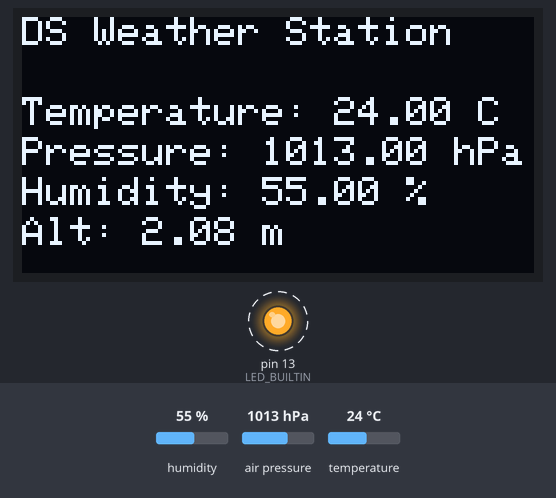
This sketch was run on a simulated Arduino Uno, built with avr-gcc and run on an emulated ATmega328P. Shown: 128×64 one-colour display, output pins drawn as LEDs (lit = HIGH). Dashed ring = blinking. The inputs (shaded band) are chosen by the test bench; at power-on: humidity 55 %, air pressure 1013 hPa, temperature 24 °C. The display library's start-up logo is not drawn; storage starts empty; what the sketch prints to the serial monitor is not drawn.

Above: at 3.2 s.
3.3 s: humidity set to 22 %
At 5.0 s:
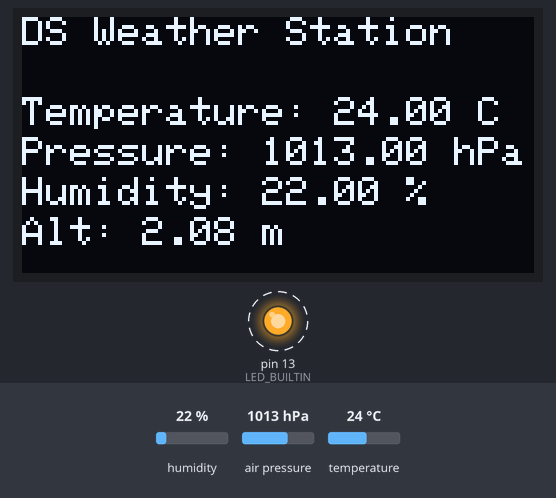
7.4 s: air pressure set to 952 hPa
At 9.2 s:
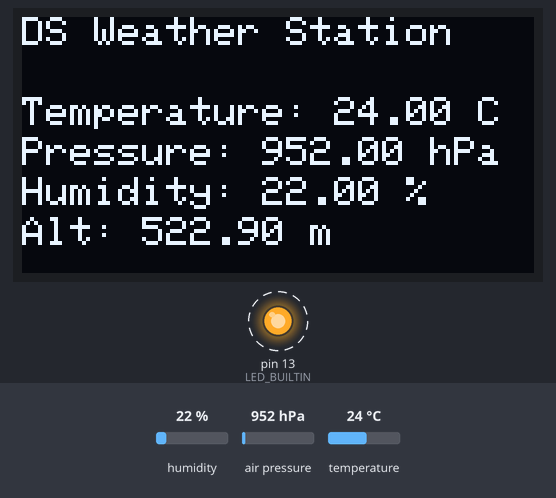
10.9 s: temperature set to 12 °C
At 12.4 s:
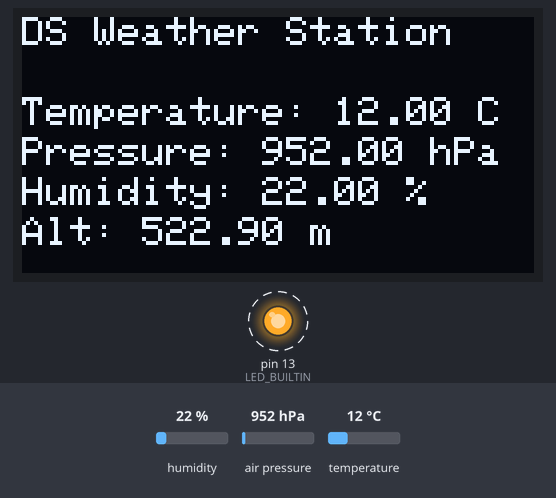
14.1 s: humidity set to 40 %
At 15.5 s:
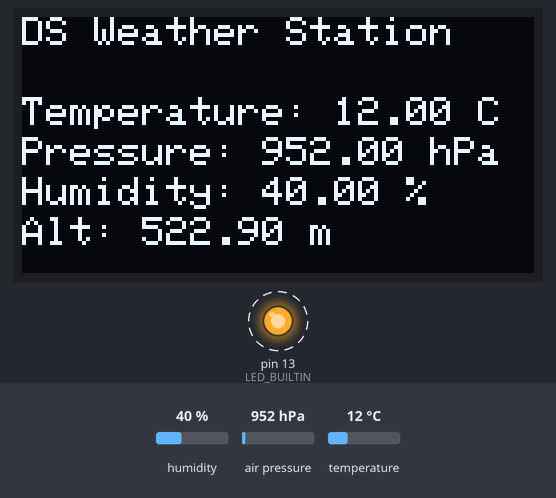
Timing chart, 0 to 18.2 s (numbered marks = the images above; inputs shaded):
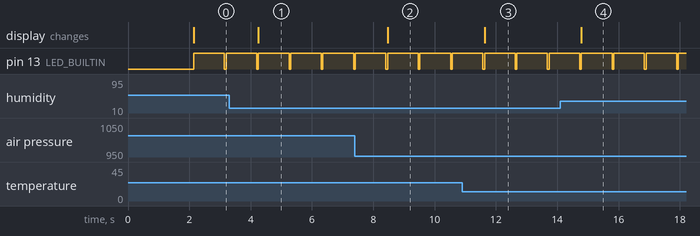

The sketch:

weatherStationDataRecording.ino
```cpp
#include <Wire.h>
#include <SPI.h>
#include <SD.h>
#include <Adafruit_GFX.h>
#include <Adafruit_SSD1306.h>
#include <Adafruit_Sensor.h>
#include <Adafruit_BME280.h>

#define SCREEN_WIDTH 128
#define SCREEN_HEIGHT 64
#define SCREEN_ADDRESS 0x3C
#define OLED_RESET -1
#define sdConnector 1
#define BMEADDRESS 0x76
#define SEALEVELPRESSURE (1013.25)

Adafruit_SSD1306 display(SCREEN_WIDTH, SCREEN_HEIGHT, &Wire, OLED_RESET);
Adafruit_BME280 bme;

File myFile;

void setup() {
  Serial.begin(57600);
  pinMode(LED_BUILTIN, OUTPUT);

  if(!display.begin(SSD1306_SWITCHCAPVCC, SCREEN_ADDRESS)){
    Serial.println("OLED Display Initialization Failed");
    while(1) {
      digitalWrite(LED_BUILTIN, LOW);
      delay(250);
      digitalWrite(LED_BUILTIN, HIGH);
      delay(250);
    }
  }

  display.setTextColor(WHITE);
  display.setTextSize(1);
  display.setCursor(0,0);
  display.display();
  delay(2000);
  display.clearDisplay();

  if(!bme.begin(BMEADDRESS, &Wire)){
    Serial.println("BME280 Initialization Failed");
    while(1);
  }

  if(!SD.begin(sdConnector)){
    Serial.println("microSD Initialization Failed");
    display.print("SD Failure");
    display.setCursor(0, 10);
    display.print("Check if SD card is inserted");
    display.display();
    while(1);
  }

  char buffer[64];
  sprintf(buffer, "Time(s),Temp (C),Pressure (hPa),Humidity (%),Altitude (m)");
  myFile = SD.open("datalog.csv", FILE_WRITE);
  if(myFile){
    myFile.println(buffer);
    myFile.close();
  }

  bme.setSampling(Adafruit_BME280::MODE_FORCED,
                  Adafruit_BME280::SAMPLING_X1, // temperature
                  Adafruit_BME280::SAMPLING_X1, // pressure
                  Adafruit_BME280::SAMPLING_X1, // humidity
                  Adafruit_BME280::FILTER_OFF   );
}

void loop() {
  digitalWrite(LED_BUILTIN, LOW);
  float time = millis() / 1000.00;

  bme.takeForcedMeasurement();
  float temperature = bme.readTemperature();
  float pressure = bme.readPressure() / 100.00F;
  float humidity = bme.readHumidity();
  float altitude = bme.readAltitude(SEALEVELPRESSURE);

  char buffer[64];
  sprintf(buffer, "%0.2f, %0.2f, %0.2f, %0.2f, %0.2f", time, temperature, pressure, humidity, altitude);
  myFile = SD.open("datalog.csv", FILE_WRITE);
  if(myFile){
    myFile.println(buffer);
    myFile.close();
  }

  display.clearDisplay();
  display.setCursor(0,0);
  display.print("DS Weather Station");

  display.setCursor(0, 20);
  display.print("Temperature: ");
  display.print(temperature, 2);
  display.print(" C");

  display.setCursor(0, 30);
  display.print("Pressure: ");
  display.print(pressure, 2);
  display.print(" hPa");

  display.setCursor(0, 40);
  display.print("Humidity: ");
  display.print(humidity, 2);
  display.print(" %");

  display.setCursor(0, 50);
  display.print("Alt: ");
  display.print(altitude, 2);
  display.print(" m");
  display.display();

  sprintf(buffer, "%0.2f C\t%0.2f hPa\t%0.2f\t%0.2f m", temperature, pressure, humidity, altitude);
  Serial.println(buffer);

  digitalWrite(LED_BUILTIN, HIGH);
  delay(1000);
}
```

Measured:
- after the input at 3.3 s, the display: changes after 0.95 s (image 1)
- after the input at 7.4 s, the display: changes after 1.1 s (image 2)
- after the input at 10.9 s, the display: changes after 0.73 s (image 3)
- after the input at 14.1 s, the display: changes after 0.69 s (image 4)
- by itself, pin 13 (LED_BUILTIN): alternates HIGH for 1.0 s and LOW for 0.05 s
